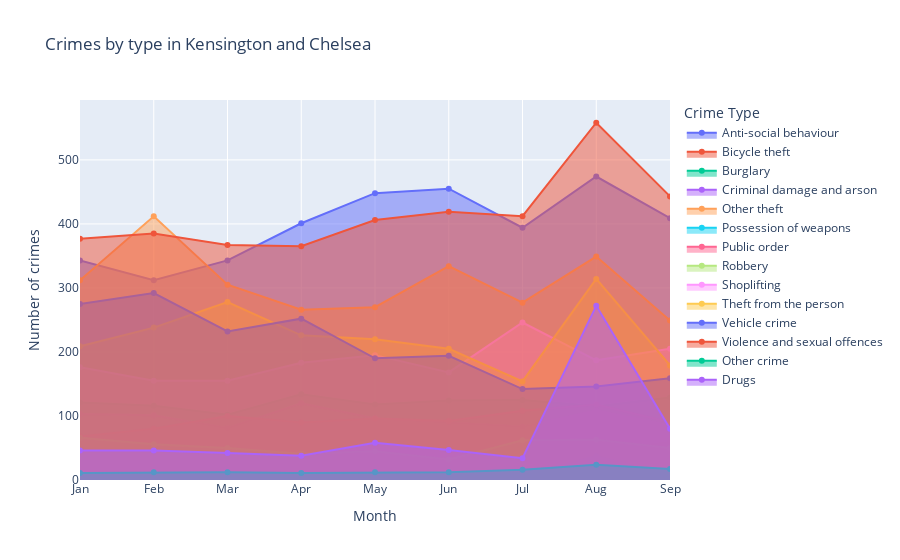

Write notebook code for a chart like this one.
### Markdown cell above
# 2024 crime by type in Kensington and Chelsea

### Code cell
import plotly.graph_objects as go

fig = go.Figure()

for crime_type in k_and_c_data['Crime type'].unique():
	monthly_counts = [monthly_data[month]['Crime type'].value_counts().get(crime_type, 0) for month in month_map.values()]
	fig.add_trace(go.Scatter(
		x=list(month_map.values()), 
		y=monthly_counts, 
		mode='lines+markers', 
		name=crime_type,
		fill='tozeroy',
		opacity=0.3
	))

fig.update_layout(
	title='Crimes by type in Kensington and Chelsea',
	xaxis_title='Month',
	yaxis_title='Number of crimes',
	legend_title='Crime Type'
)

fig.write_html("dashboard.html")

fig.show()

### Figure 1 — Plotly figure (JSON) as saved in the notebook; plotly's stock layout.template omitted (floating-point values rounded to 4 significant figures)
{"data": [{"fill": "tozeroy", "mode": "lines+markers", "name": "Anti-social behaviour", "opacity": 0.3, "type": "scatter", "x": ["Jan", "Feb", "Mar", "Apr", "May", "Jun", "Jul", "Aug", "Sep"], "y": [343, 312, 343, 401, 448, 455, 394, 474, 409]}, {"fill": "tozeroy", "mode": "lines+markers", "name": "Bicycle theft", "opacity": 0.3, "type": "scatter", "x": ["Jan", "Feb", "Mar", "Apr", "May", "Jun", "Jul", "Aug", "Sep"], "y": [28, 22, 25, 40, 31, 33, 37, 43, 59]}, {"fill": "tozeroy", "mode": "lines+markers", "name": "Burglary", "opacity": 0.3, "type": "scatter", "x": ["Jan", "Feb", "Mar", "Apr", "May", "Jun", "Jul", "Aug", "Sep"], "y": [121, 116, 102, 134, 118, 124, 125, 115, 129]}, {"fill": "tozeroy", "mode": "lines+markers", "name": "Criminal damage and arson", "opacity": 0.3, "type": "scatter", "x": ["Jan", "Feb", "Mar", "Apr", "May", "Jun", "Jul", "Aug", "Sep"], "y": [103, 101, 81, 120, 96, 90, 83, 108, 85]}, {"fill": "tozeroy", "mode": "lines+markers", "name": "Other theft", "opacity": 0.3, "type": "scatter", "x": ["Jan", "Feb", "Mar", "Apr", "May", "Jun", "Jul", "Aug", "Sep"], "y": [312, 412, 305, 266, 270, 334, 277, 349, 249]}, {"fill": "tozeroy", "mode": "lines+markers", "name": "Possession of weapons", "opacity": 0.3, "type": "scatter", "x": ["Jan", "Feb", "Mar", "Apr", "May", "Jun", "Jul", "Aug", "Sep"], "y": [10, 8, 3, 6, 8, 6, 7, 37, 8]}, {"fill": "tozeroy", "mode": "lines+markers", "name": "Public order", "opacity": 0.3, "type": "scatter", "x": ["Jan", "Feb", "Mar", "Apr", "May", "Jun", "Jul", "Aug", "Sep"], "y": [68, 80, 100, 90, 96, 92, 108, 118, 90]}, {"fill": "tozeroy", "mode": "lines+markers", "name": "Robbery", "opacity": 0.3, "type": "scatter", "x": ["Jan", "Feb", "Mar", "Apr", "May", "Jun", "Jul", "Aug", "Sep"], "y": [66, 56, 50, 41, 45, 32, 62, 63, 50]}, {"fill": "tozeroy", "mode": "lines+markers", "name": "Shoplifting", "opacity": 0.3, "type": "scatter", "x": ["Jan", "Feb", "Mar", "Apr", "May", "Jun", "Jul", "Aug", "Sep"], "y": [176, 155, 155, 183, 195, 168, 246, 187, 205]}, {"fill": "tozeroy", "mode": "lines+markers", "name": "Theft from the person", "opacity": 0.3, "type": "scatter", "x": ["Jan", "Feb", "Mar", "Apr", "May", "Jun", "Jul", "Aug", "Sep"], "y": [209, 238, 278, 226, 220, 205, 154, 314, 179]}, {"fill": "tozeroy", "mode": "lines+markers", "name": "Vehicle crime", "opacity": 0.3, "type": "scatter", "x": ["Jan", "Feb", "Mar", "Apr", "May", "Jun", "Jul", "Aug", "Sep"], "y": [275, 292, 232, 252, 190, 194, 142, 146, 159]}, {"fill": "tozeroy", "mode": "lines+markers", "name": "Violence and sexual offences", "opacity": 0.3, "type": "scatter", "x": ["Jan", "Feb", "Mar", "Apr", "May", "Jun", "Jul", "Aug", "Sep"], "y": [377, 385, 367, 365, 406, 419, 412, 558, 443]}, {"fill": "tozeroy", "mode": "lines+markers", "name": "Other crime", "opacity": 0.3, "type": "scatter", "x": ["Jan", "Feb", "Mar", "Apr", "May", "Jun", "Jul", "Aug", "Sep"], "y": [11, 12, 12, 11, 12, 12, 16, 24, 17]}, {"fill": "tozeroy", "mode": "lines+markers", "name": "Drugs", "opacity": 0.3, "type": "scatter", "x": ["Jan", "Feb", "Mar", "Apr", "May", "Jun", "Jul", "Aug", "Sep"], "y": [46, 46, 42, 38, 58, 47, 34, 272, 80]}], "layout": {"legend": {"title": {"text": "Crime Type"}}, "title": {"text": "Crimes by type in Kensington and Chelsea"}, "xaxis": {"title": {"text": "Month"}}, "yaxis": {"title": {"text": "Number of crimes"}}}}
